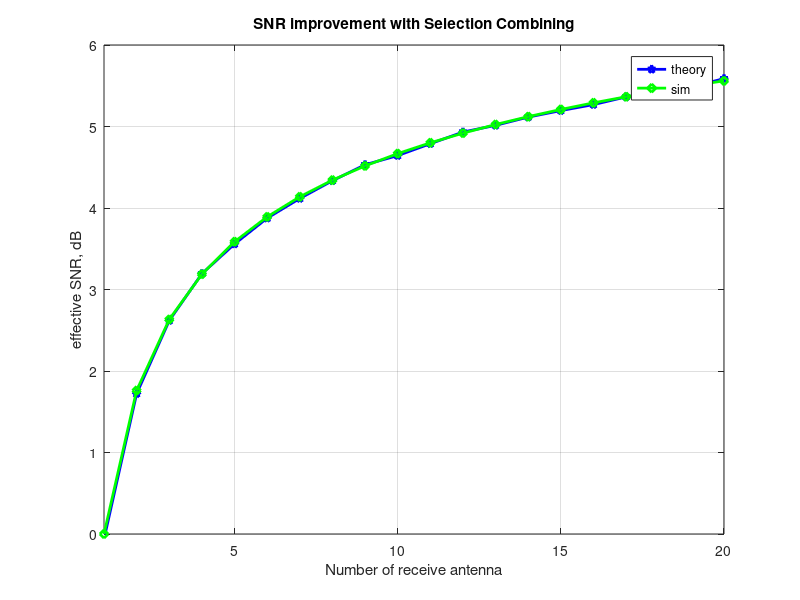

MATLAB code to generate this figure:
%%%%%%%%%%%%%%%%%%%%%%%%%%%%%%%%%%%%%%%%%%%%%%%%%%%%%%%%%%%%
% All rights reserved by Krishna Pillai, http://www.dsplog.com
% The file may not be re-distributed without explicit authorization
% from Krishna Pillai.
% Checked for proper operation with Octave Version 3.0.0
% Author        : Krishna Pillai
% Email         : krishna@dsplog.com
% Version       : 1.0
% Date          : 6th September 2008
% %%%%%%%%%%%%%%%%%%%%%%%%%%%%%%%%%%%%%%%%%%%%%%%%%%%%%%%%%

% Script for computing the SNR improvement in 
% Rayleigh fading channel with selection diversity

clear
N = 10^4; % number of bits or symbols

% Transmitter
ip = rand(1,N)>0.5; % generating 0,1 with equal probability
s = 2*ip-1; % BPSK modulation 0 -> -1; 1 -> 0

nRx = [1:20];
Eb_N0_dB =   [25]; % multiple Eb/N0 values

for jj = 1:length(nRx)

    for ii = 1:length(Eb_N0_dB)

        n = 1/sqrt(2)*[randn(nRx(jj),N) + j*randn(nRx(jj),N)]; % white gaussian noise, 0dB variance
        h = 1/sqrt(2)*[randn(nRx(jj),N) + j*randn(nRx(jj),N)]; % Rayleigh channel

        % Channel and noise Noise addition
        sD = kron(ones(nRx(jj),1),s);
        y = h.*sD + 10^(-Eb_N0_dB(ii)/20)*n;


        % finding the power of the channel on all rx chain
        hPower = h.*conj(h);
        
        % finding the maximum power
        [hMaxVal ind] = max(hPower,[],1);
        hMaxValMat = kron(ones(nRx(jj),1),hMaxVal);
        
        % selecting the chain with the maximum power
        ySel = y(hPower==hMaxValMat);
        hSel = h(hPower==hMaxValMat);
        
        % effective SNR
        EbN0EffSim(ii,jj) = mean(hSel.*conj(hSel));
        EbN0EffThoery(ii,jj) = sum(1./[1:nRx(jj)]);

    end

end


% plot
close all
figure

plot(nRx,10*log10(EbN0EffSim),'bp-','LineWidth',2);
hold on
plot(nRx,10*log10(EbN0EffThoery),'gd-','LineWidth',2);
axis([1 20 0 6])
grid on
legend('theory', 'sim');
xlabel('Number of receive antenna');
ylabel('effective SNR, dB');
title('SNR improvement with Selection Combining');
